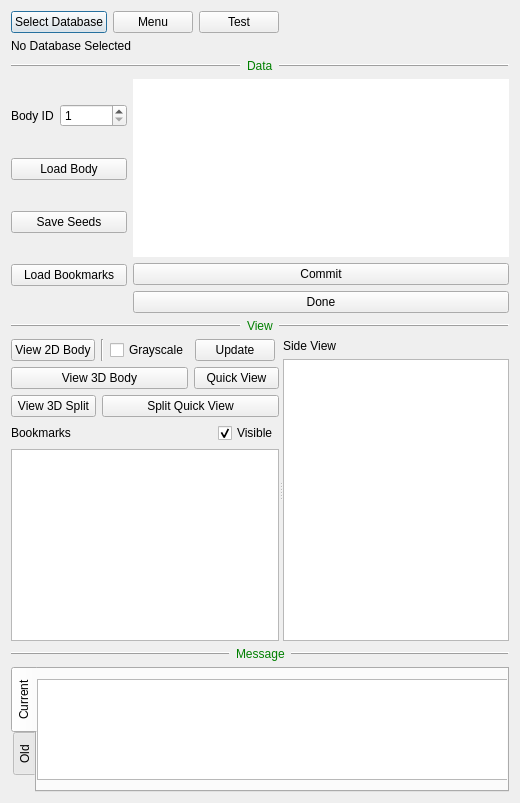
<?xml version="1.0" encoding="UTF-8"?>
<ui version="4.0">
 <class>FlyEmBodySplitProjectDialog</class>
 <widget class="QDialog" name="FlyEmBodySplitProjectDialog">
  <property name="geometry">
   <rect>
    <x>0</x>
    <y>0</y>
    <width>520</width>
    <height>803</height>
   </rect>
  </property>
  <property name="sizePolicy">
   <sizepolicy hsizetype="Preferred" vsizetype="Preferred">
    <horstretch>0</horstretch>
    <verstretch>0</verstretch>
   </sizepolicy>
  </property>
  <property name="windowTitle">
   <string>Body Split</string>
  </property>
  <layout class="QVBoxLayout" name="verticalLayout_5">
   <item>
    <layout class="QHBoxLayout" name="horizontalLayout">
     <item>
      <widget class="QPushButton" name="dvidPushButton">
       <property name="text">
        <string>Select Database</string>
       </property>
      </widget>
     </item>
     <item>
      <widget class="QPushButton" name="menuPushButton">
       <property name="text">
        <string>Menu</string>
       </property>
      </widget>
     </item>
     <item>
      <widget class="QPushButton" name="pushButton">
       <property name="text">
        <string>Test</string>
       </property>
      </widget>
     </item>
     <item>
      <spacer name="horizontalSpacer">
       <property name="orientation">
        <enum>Qt::Horizontal</enum>
       </property>
       <property name="sizeHint" stdset="0">
        <size>
         <width>40</width>
         <height>20</height>
        </size>
       </property>
      </spacer>
     </item>
    </layout>
   </item>
   <item>
    <widget class="QLabel" name="dvidInfoLabel">
     <property name="sizePolicy">
      <sizepolicy hsizetype="Preferred" vsizetype="Maximum">
       <horstretch>0</horstretch>
       <verstretch>0</verstretch>
      </sizepolicy>
     </property>
     <property name="text">
      <string>No Database Selected</string>
     </property>
    </widget>
   </item>
   <item>
    <layout class="QHBoxLayout" name="horizontalLayout_3">
     <item>
      <widget class="Line" name="line_4">
       <property name="frameShadow">
        <enum>QFrame::Raised</enum>
       </property>
       <property name="lineWidth">
        <number>1</number>
       </property>
       <property name="orientation">
        <enum>Qt::Horizontal</enum>
       </property>
      </widget>
     </item>
     <item>
      <widget class="QLabel" name="label_3">
       <property name="sizePolicy">
        <sizepolicy hsizetype="Maximum" vsizetype="Preferred">
         <horstretch>0</horstretch>
         <verstretch>0</verstretch>
        </sizepolicy>
       </property>
       <property name="text">
        <string>&lt;font color=&quot;Green&quot;&gt;Data&lt;/font&gt;</string>
       </property>
       <property name="textFormat">
        <enum>Qt::AutoText</enum>
       </property>
      </widget>
     </item>
     <item>
      <widget class="Line" name="line">
       <property name="frameShadow">
        <enum>QFrame::Raised</enum>
       </property>
       <property name="lineWidth">
        <number>1</number>
       </property>
       <property name="orientation">
        <enum>Qt::Horizontal</enum>
       </property>
      </widget>
     </item>
    </layout>
   </item>
   <item>
    <layout class="QHBoxLayout" name="horizontalLayout_6">
     <item>
      <layout class="QVBoxLayout" name="verticalLayout_2">
       <item>
        <layout class="QHBoxLayout" name="horizontalLayout_5">
         <item>
          <widget class="QLabel" name="label_4">
           <property name="text">
            <string>Body ID</string>
           </property>
          </widget>
         </item>
         <item>
          <widget class="QSpinBox" name="bodyIdSpinBox">
           <property name="minimum">
            <number>1</number>
           </property>
           <property name="maximum">
            <number>999999999</number>
           </property>
          </widget>
         </item>
        </layout>
       </item>
       <item>
        <widget class="QPushButton" name="loadBodyPushButton">
         <property name="text">
          <string>Load Body</string>
         </property>
        </widget>
       </item>
       <item>
        <widget class="QPushButton" name="saveSeedPushButton">
         <property name="text">
          <string>Save Seeds</string>
         </property>
        </widget>
       </item>
       <item>
        <widget class="QPushButton" name="loadBookmarkButton">
         <property name="text">
          <string>Load Bookmarks</string>
         </property>
        </widget>
       </item>
      </layout>
     </item>
     <item>
      <layout class="QVBoxLayout" name="verticalLayout_4">
       <item>
        <widget class="QTextEdit" name="infoWidget">
         <property name="sizePolicy">
          <sizepolicy hsizetype="Expanding" vsizetype="Maximum">
           <horstretch>0</horstretch>
           <verstretch>0</verstretch>
          </sizepolicy>
         </property>
         <property name="focusPolicy">
          <enum>Qt::NoFocus</enum>
         </property>
         <property name="frameShape">
          <enum>QFrame::NoFrame</enum>
         </property>
         <property name="frameShadow">
          <enum>QFrame::Plain</enum>
         </property>
         <property name="lineWidth">
          <number>1</number>
         </property>
         <property name="lineWrapMode">
          <enum>QTextEdit::WidgetWidth</enum>
         </property>
         <property name="readOnly">
          <bool>true</bool>
         </property>
        </widget>
       </item>
       <item>
        <widget class="QPushButton" name="commitPushButton">
         <property name="text">
          <string>Commit</string>
         </property>
        </widget>
       </item>
       <item>
        <widget class="QPushButton" name="donePushButton">
         <property name="text">
          <string>Done</string>
         </property>
        </widget>
       </item>
      </layout>
     </item>
    </layout>
   </item>
   <item>
    <layout class="QHBoxLayout" name="horizontalLayout_4">
     <item>
      <widget class="Line" name="line_5">
       <property name="frameShadow">
        <enum>QFrame::Raised</enum>
       </property>
       <property name="lineWidth">
        <number>1</number>
       </property>
       <property name="orientation">
        <enum>Qt::Horizontal</enum>
       </property>
      </widget>
     </item>
     <item>
      <widget class="QLabel" name="label_5">
       <property name="sizePolicy">
        <sizepolicy hsizetype="Maximum" vsizetype="Preferred">
         <horstretch>0</horstretch>
         <verstretch>0</verstretch>
        </sizepolicy>
       </property>
       <property name="text">
        <string>&lt;font color=&quot;Green&quot;&gt;View&lt;/font&gt;</string>
       </property>
       <property name="textFormat">
        <enum>Qt::AutoText</enum>
       </property>
      </widget>
     </item>
     <item>
      <widget class="Line" name="line_2">
       <property name="frameShadow">
        <enum>QFrame::Raised</enum>
       </property>
       <property name="lineWidth">
        <number>1</number>
       </property>
       <property name="orientation">
        <enum>Qt::Horizontal</enum>
       </property>
      </widget>
     </item>
    </layout>
   </item>
   <item>
    <widget class="QSplitter" name="splitter">
     <property name="orientation">
      <enum>Qt::Horizontal</enum>
     </property>
     <widget class="QWidget" name="layoutWidget">
      <layout class="QVBoxLayout" name="verticalLayout">
       <item>
        <layout class="QHBoxLayout" name="horizontalLayout_7">
         <item>
          <widget class="QPushButton" name="view2dBodyPushButton">
           <property name="text">
            <string>View 2D Body</string>
           </property>
          </widget>
         </item>
         <item>
          <widget class="Line" name="line_3">
           <property name="orientation">
            <enum>Qt::Vertical</enum>
           </property>
          </widget>
         </item>
         <item>
          <widget class="QCheckBox" name="fullGrayscaleCheckBox">
           <property name="text">
            <string>Grayscale</string>
           </property>
          </widget>
         </item>
         <item>
          <widget class="QPushButton" name="updatePushButton">
           <property name="text">
            <string>Update</string>
           </property>
          </widget>
         </item>
         <item>
          <spacer name="horizontalSpacer_2">
           <property name="orientation">
            <enum>Qt::Horizontal</enum>
           </property>
           <property name="sizeHint" stdset="0">
            <size>
             <width>40</width>
             <height>20</height>
            </size>
           </property>
          </spacer>
         </item>
        </layout>
       </item>
       <item>
        <layout class="QGridLayout" name="gridLayout">
         <property name="topMargin">
          <number>0</number>
         </property>
         <property name="bottomMargin">
          <number>0</number>
         </property>
         <property name="horizontalSpacing">
          <number>-1</number>
         </property>
         <item row="0" column="0" colspan="2">
          <widget class="QPushButton" name="view3dBodyPushButton">
           <property name="text">
            <string>View 3D Body</string>
           </property>
          </widget>
         </item>
         <item row="0" column="2">
          <widget class="QPushButton" name="quickViewPushButton">
           <property name="text">
            <string>Quick View</string>
           </property>
          </widget>
         </item>
         <item row="1" column="0">
          <widget class="QPushButton" name="viewSplitPushButton">
           <property name="text">
            <string>View 3D Split</string>
           </property>
          </widget>
         </item>
         <item row="1" column="1" colspan="2">
          <widget class="QPushButton" name="viewResultQuickPushButton">
           <property name="sizePolicy">
            <sizepolicy hsizetype="Minimum" vsizetype="Fixed">
             <horstretch>0</horstretch>
             <verstretch>0</verstretch>
            </sizepolicy>
           </property>
           <property name="text">
            <string>Split Quick View</string>
           </property>
          </widget>
         </item>
        </layout>
       </item>
       <item>
        <layout class="QHBoxLayout" name="horizontalLayout_2">
         <item>
          <widget class="QLabel" name="label">
           <property name="text">
            <string>Bookmarks</string>
           </property>
          </widget>
         </item>
         <item>
          <spacer name="horizontalSpacer_3">
           <property name="orientation">
            <enum>Qt::Horizontal</enum>
           </property>
           <property name="sizeHint" stdset="0">
            <size>
             <width>40</width>
             <height>20</height>
            </size>
           </property>
          </spacer>
         </item>
         <item>
          <widget class="QCheckBox" name="bookmarkVisibleCheckBox">
           <property name="text">
            <string>Visible</string>
           </property>
           <property name="checked">
            <bool>true</bool>
           </property>
          </widget>
         </item>
        </layout>
       </item>
       <item>
        <widget class="ZFlyEmBookmarkView" name="bookmarkView">
         <property name="sizePolicy">
          <sizepolicy hsizetype="Expanding" vsizetype="MinimumExpanding">
           <horstretch>0</horstretch>
           <verstretch>0</verstretch>
          </sizepolicy>
         </property>
         <property name="mouseTracking">
          <bool>false</bool>
         </property>
        </widget>
       </item>
      </layout>
     </widget>
     <widget class="QWidget" name="layoutWidget">
      <layout class="QVBoxLayout" name="verticalLayout_3">
       <item>
        <widget class="QLabel" name="sideViewLabel">
         <property name="text">
          <string>Side View</string>
         </property>
        </widget>
       </item>
       <item>
        <widget class="QGraphicsView" name="sideView"/>
       </item>
      </layout>
     </widget>
    </widget>
   </item>
   <item>
    <layout class="QHBoxLayout" name="horizontalLayout_21">
     <item>
      <widget class="Line" name="line_6">
       <property name="frameShadow">
        <enum>QFrame::Raised</enum>
       </property>
       <property name="lineWidth">
        <number>1</number>
       </property>
       <property name="orientation">
        <enum>Qt::Horizontal</enum>
       </property>
      </widget>
     </item>
     <item>
      <widget class="QLabel" name="label_10">
       <property name="sizePolicy">
        <sizepolicy hsizetype="Maximum" vsizetype="Preferred">
         <horstretch>0</horstretch>
         <verstretch>0</verstretch>
        </sizepolicy>
       </property>
       <property name="text">
        <string>&lt;font color=&quot;Green&quot;&gt;Message&lt;/font&gt;</string>
       </property>
      </widget>
     </item>
     <item>
      <widget class="Line" name="line_7">
       <property name="frameShadow">
        <enum>QFrame::Raised</enum>
       </property>
       <property name="lineWidth">
        <number>1</number>
       </property>
       <property name="orientation">
        <enum>Qt::Horizontal</enum>
       </property>
      </widget>
     </item>
    </layout>
   </item>
   <item>
    <widget class="QTabWidget" name="messageTabWidget">
     <property name="sizePolicy">
      <sizepolicy hsizetype="Expanding" vsizetype="Maximum">
       <horstretch>0</horstretch>
       <verstretch>0</verstretch>
      </sizepolicy>
     </property>
     <property name="tabPosition">
      <enum>QTabWidget::West</enum>
     </property>
     <property name="currentIndex">
      <number>0</number>
     </property>
     <widget class="QWidget" name="tab">
      <attribute name="title">
       <string>Current</string>
      </attribute>
      <widget class="QTextEdit" name="outputWidget">
       <property name="geometry">
        <rect>
         <x>0</x>
         <y>10</y>
         <width>501</width>
         <height>101</height>
        </rect>
       </property>
       <property name="sizePolicy">
        <sizepolicy hsizetype="Preferred" vsizetype="Preferred">
         <horstretch>0</horstretch>
         <verstretch>0</verstretch>
        </sizepolicy>
       </property>
       <property name="focusPolicy">
        <enum>Qt::NoFocus</enum>
       </property>
       <property name="readOnly">
        <bool>true</bool>
       </property>
       <property name="html">
        <string>&lt;!DOCTYPE HTML PUBLIC &quot;-//W3C//DTD HTML 4.0//EN&quot; &quot;http://www.w3.org/TR/REC-html40/strict.dtd&quot;&gt;
&lt;html&gt;&lt;head&gt;&lt;meta name=&quot;qrichtext&quot; content=&quot;1&quot; /&gt;&lt;style type=&quot;text/css&quot;&gt;
p, li { white-space: pre-wrap; }
&lt;/style&gt;&lt;/head&gt;&lt;body style=&quot; font-family:'.SF NS Text'; font-size:13pt; font-weight:400; font-style:normal;&quot;&gt;
&lt;p style=&quot;-qt-paragraph-type:empty; margin-top:0px; margin-bottom:0px; margin-left:0px; margin-right:0px; -qt-block-indent:0; text-indent:0px; font-family:'Lucida Grande';&quot;&gt;&lt;br /&gt;&lt;/p&gt;&lt;/body&gt;&lt;/html&gt;</string>
       </property>
      </widget>
     </widget>
     <widget class="QWidget" name="tab_2">
      <attribute name="title">
       <string>Old</string>
      </attribute>
      <widget class="QTextEdit" name="oldOutputWidget">
       <property name="geometry">
        <rect>
         <x>0</x>
         <y>10</y>
         <width>501</width>
         <height>101</height>
        </rect>
       </property>
       <property name="sizePolicy">
        <sizepolicy hsizetype="Preferred" vsizetype="Preferred">
         <horstretch>0</horstretch>
         <verstretch>0</verstretch>
        </sizepolicy>
       </property>
       <property name="readOnly">
        <bool>true</bool>
       </property>
       <property name="html">
        <string>&lt;!DOCTYPE HTML PUBLIC &quot;-//W3C//DTD HTML 4.0//EN&quot; &quot;http://www.w3.org/TR/REC-html40/strict.dtd&quot;&gt;
&lt;html&gt;&lt;head&gt;&lt;meta name=&quot;qrichtext&quot; content=&quot;1&quot; /&gt;&lt;style type=&quot;text/css&quot;&gt;
p, li { white-space: pre-wrap; }
&lt;/style&gt;&lt;/head&gt;&lt;body style=&quot; font-family:'.SF NS Text'; font-size:13pt; font-weight:400; font-style:normal;&quot;&gt;
&lt;p style=&quot;-qt-paragraph-type:empty; margin-top:0px; margin-bottom:0px; margin-left:0px; margin-right:0px; -qt-block-indent:0; text-indent:0px; font-family:'Lucida Grande';&quot;&gt;&lt;br /&gt;&lt;/p&gt;&lt;/body&gt;&lt;/html&gt;</string>
       </property>
      </widget>
     </widget>
    </widget>
   </item>
  </layout>
 </widget>
 <customwidgets>
  <customwidget>
   <class>ZFlyEmBookmarkView</class>
   <extends>QTableView</extends>
   <header location="global">flyem/widgets/zflyembookmarkview.h</header>
  </customwidget>
 </customwidgets>
 <resources/>
 <connections/>
</ui>
